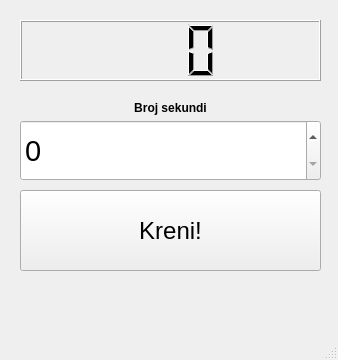
<?xml version="1.0" encoding="UTF-8"?>
<ui version="4.0">
 <class>MainWindow</class>
 <widget class="QMainWindow" name="MainWindow">
  <property name="geometry">
   <rect>
    <x>0</x>
    <y>0</y>
    <width>338</width>
    <height>360</height>
   </rect>
  </property>
  <property name="windowTitle">
   <string>Countdown</string>
  </property>
  <widget class="QWidget" name="centralwidget">
   <widget class="QLCDNumber" name="lcdNumber">
    <property name="geometry">
     <rect>
      <x>20</x>
      <y>20</y>
      <width>301</width>
      <height>61</height>
     </rect>
    </property>
    <property name="digitCount">
     <number>3</number>
    </property>
   </widget>
   <widget class="QPushButton" name="btnKreni">
    <property name="geometry">
     <rect>
      <x>20</x>
      <y>190</y>
      <width>301</width>
      <height>81</height>
     </rect>
    </property>
    <property name="font">
     <font>
      <pointsize>18</pointsize>
     </font>
    </property>
    <property name="text">
     <string>Kreni!</string>
    </property>
   </widget>
   <widget class="QSpinBox" name="brojSekundi">
    <property name="geometry">
     <rect>
      <x>20</x>
      <y>120</y>
      <width>301</width>
      <height>61</height>
     </rect>
    </property>
    <property name="font">
     <font>
      <pointsize>22</pointsize>
     </font>
    </property>
    <property name="minimum">
     <number>0</number>
    </property>
    <property name="maximum">
     <number>999</number>
    </property>
   </widget>
   <widget class="QLabel" name="lblBrojSek">
    <property name="geometry">
     <rect>
      <x>20</x>
      <y>100</y>
      <width>301</width>
      <height>16</height>
     </rect>
    </property>
    <property name="text">
     <string>&lt;html&gt;&lt;head/&gt;&lt;body&gt;&lt;p align=&quot;center&quot;&gt;&lt;span style=&quot; font-weight:600;&quot;&gt;Broj sekundi&lt;/span&gt;&lt;/p&gt;&lt;/body&gt;&lt;/html&gt;</string>
    </property>
   </widget>
   <widget class="QLabel" name="lblKraj">
    <property name="geometry">
     <rect>
      <x>20</x>
      <y>280</y>
      <width>301</width>
      <height>20</height>
     </rect>
    </property>
    <property name="text">
     <string>&lt;html&gt;&lt;head/&gt;&lt;body&gt;&lt;p align=&quot;center&quot;&gt;&lt;span style=&quot; font-size:10pt; font-weight:600; color:#fe0101;&quot;&gt;&lt;/span&gt;&lt;/p&gt;&lt;/body&gt;&lt;/html&gt;</string>
    </property>
    <property name="textFormat">
     <enum>Qt::RichText</enum>
    </property>
    <property name="alignment">
     <set>Qt::AlignCenter</set>
    </property>
   </widget>
  </widget>
  <widget class="QMenuBar" name="menubar">
   <property name="geometry">
    <rect>
     <x>0</x>
     <y>0</y>
     <width>338</width>
     <height>26</height>
    </rect>
   </property>
  </widget>
  <widget class="QStatusBar" name="statusbar"/>
 </widget>
 <resources/>
 <connections/>
</ui>
